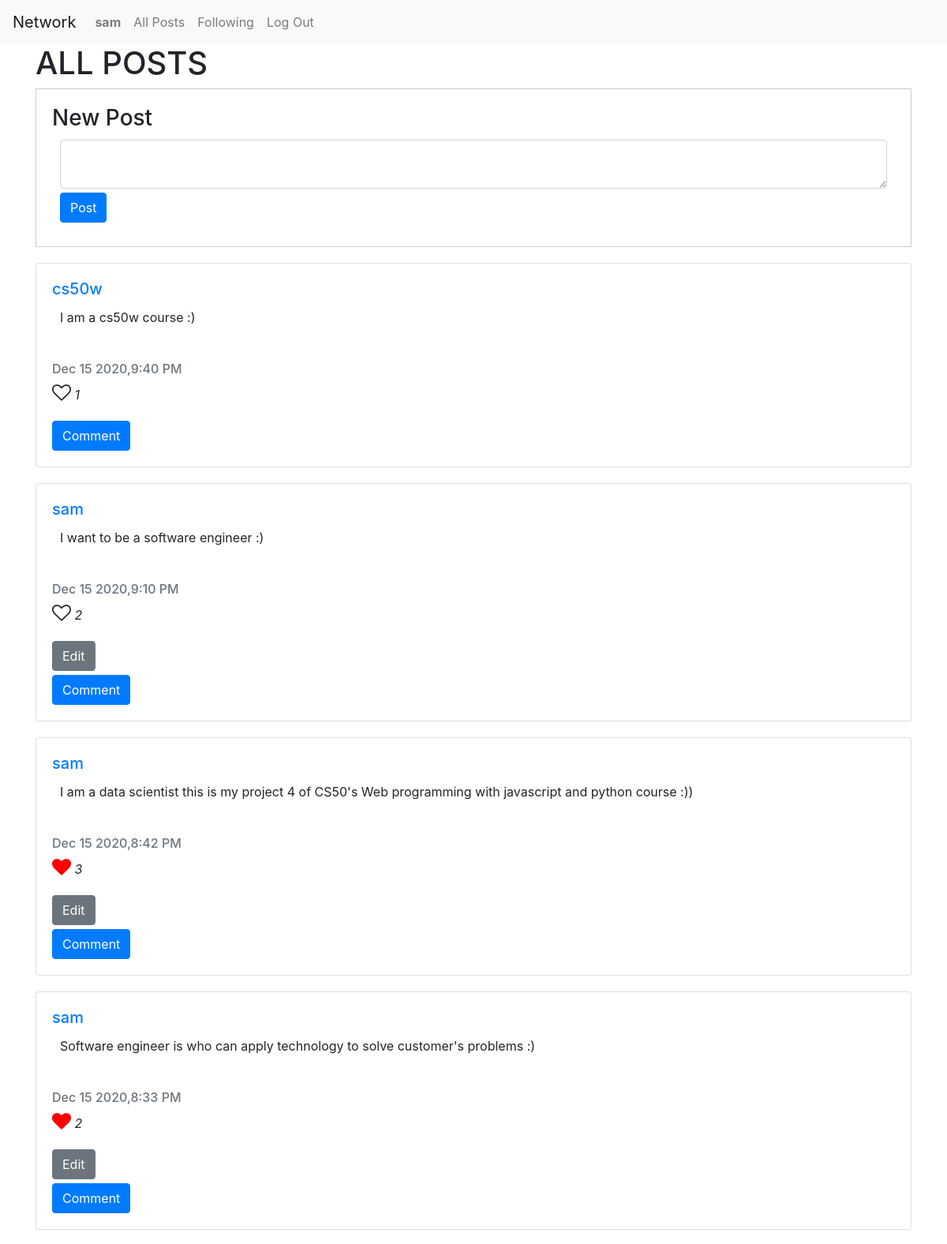
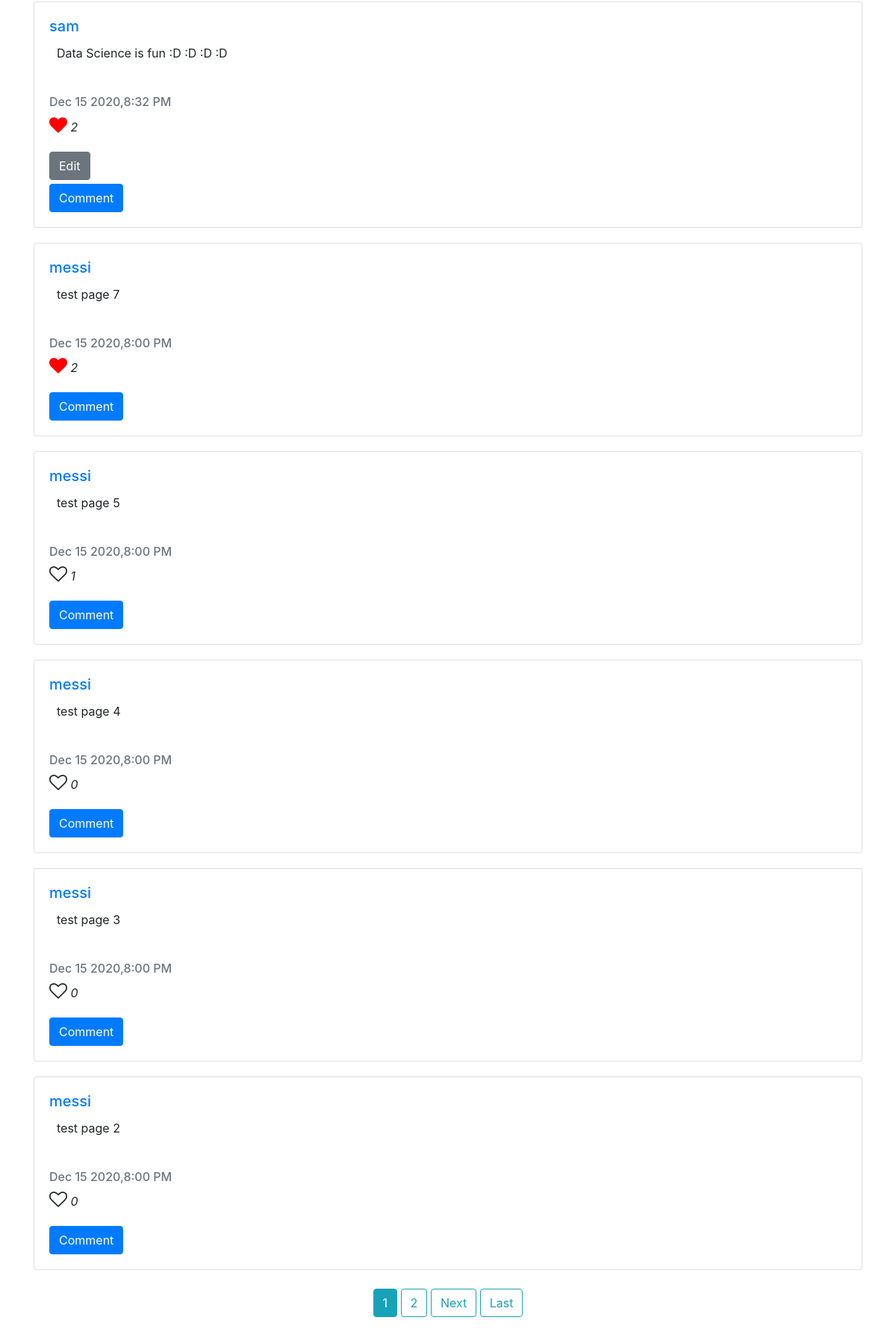
Screenshot of / (signed in) with the database file from the repository (2 pictures, top to bottom).
### network/models.py (models this page shows, shortened)
class Post(models.Model):
    description = models.CharField(max_length = 2048, blank = False, default = 'What are you thinking?')
    date_posted = models.DateTimeField(default=timezone.now)
    user = models.ForeignKey(User, on_delete=models.CASCADE, related_name='posts', default="")
    def format_time(self):
        return self.date_posted.strftime("%b %-d %Y,%-I:%M %p")

### network/views.py (the view)
# urls.py: path("", views.PostListView.as_view(), name="index"),
class PostListView(ListView):
    model = Post
    template_name = 'network/index.html'
    context_object_name = 'posts'
    ordering = ['-date_posted']
    paginate_by = 10
    def get_context_data(self, **kwargs):
        context = super(PostListView, self).get_context_data(**kwargs)
        if self.request.user.is_authenticated:
            liked_posts = self.request.user.likes.all()
            liked_posts = [liked_post.post for liked_post in liked_posts]
            user_posts = self.request.user.posts.all()
            context['liked_posts'] = liked_posts
            context['user_posts'] = user_posts
        return context
    def get_queryset(self):
        return Post.objects.all().order_by('-date_posted')

### network/models.py (called while the page is built)
    def get_absolute_url(self):
        return f"/users/{self.slug}"

### network/templates/network/index.html (shortened to what this page needs)
{% extends "network/layout.html" %} {% block body %}
<div class="container">
    <h1> ALL POSTS </h1>
    {% if user.is_authenticated %}
    <div class="new_post">
        <h3>New Post</h3>
        <form id="new_form">
            <textarea class="form-control" id="description"></textarea>
            <input onclick="post()" type="submit" value="Post" class="btn btn-primary">
        </form>
    </div>
    {% endif %}
    <div class="content" id="content_card">
        {% for post in posts %}
        <div class='card'>
            <div class='card-body'>
                <div class='card-title'>
                    <h5><a href='{{ post.user.profile.get_absolute_url }}'>{{ post.user.username }}</a></h5>
                </div>
                <div class='description' id='d_{{post.id}}'>
                    <p class='card-text' id='content_{{post.id}}'>{{ post.description }}</p>
                </div>
                <div class='card-subtitle mb-2 text-muted'>
                    <h6>{{ post.format_time }}</h6>
                </div>
                {% if post in liked_posts %}
                <div class='like'>
                    <p>
                        {% if request.user.is_authenticated %}
                        <i onclick="like({{post.id}})" id='like_button{{post.id}}' class='fa fa-heart'> </i> {% else %}
                        <i id='like_button{{post.id}}' class='fa fa-heart'></i> {% endif %}
                        <i id='numOfLike{{post.id}}'> {{ post.likes.count }}</i>
                    </p>
                </div>
                {% else %}
                <div class='like'>
                    <p>
                        {% if request.user.is_authenticated %}
                        <i onclick="like({{post.id}})" id='like_button{{post.id}}' class='fa fa-heart-o'></i> {% else %}
                        <i id='like_button{{post.id}}' class='fa fa-heart-o'></i> {% endif %}
                        <i id='numOfLike{{post.id}}'>{{ post.likes.count }}</i>
                    </p>
                </div>
                {% endif %}
                <div class='button-group' id='btn-gr-{{post.id}}'>
                    {% if post in user_posts %}
                    <div class='edit'>
                        <button onclick="edit({{post.id}})" class='btn btn-secondary mr-3'>Edit</button>
                    </div>
                    {% endif %} {% if request.user.is_authenticated %}
                    <div class='comment'>
                        <button onclick="list_comments({{post.id}})" class='btn btn-primary mr-3'>Comment</button>
                    </div>
                    {% endif %}
                </div>
            </div>
        </div>
        {% endfor %}
    </div>
</div>
<div style="text-align: center;">
    {% if is_paginated %}  {% for num in page_obj.paginator.page_range %} {% if page_obj.number == num %}
    <a class="btn btn-info mb-4" href="?page={{ num }}">{{ num }}</a> {% elif num > page_obj.number|add:'-3' and page_obj.number|add:'3' > num %}
    <a class="btn btn-outline-info mb-4" href="?page={{ num }}">{{ num }}</a> {% endif %} {% endfor %} {% if page_obj.has_next %}
    <a class="btn btn-outline-info mb-4" href="?page={{ page_obj.next_page_number }}">Next</a>
    <a class="btn btn-outline-info mb-4" href="?page={{ page_obj.paginator.num_pages }}">Last</a> {% endif %} {% endif %}
</div>
{% endblock %}

### network/templates/network/layout.html (shortened to what this page needs)
{% load static %}
<!DOCTYPE html>
<html lang="en">
<head>
    <link rel="stylesheet" href="https://stackpath.bootstrapcdn.com/bootstrap/4.4.1/css/bootstrap.min.css">
    <link rel="stylesheet" href="https://cdnjs.cloudflare.com/ajax/libs/font-awesome/4.7.0/css/font-awesome.min.css">
    <link href="{% static 'network/styles.css' %}?version = 1.1" rel="stylesheet">
</head>
<body>
    <nav class="navbar navbar-expand-lg navbar-light bg-light">
        <a class="navbar-brand" href="{% url 'index' %}">Network</a>
        <div>
            <ul class="navbar-nav mr-auto">
                {% if user.is_authenticated %}
                <li class="nav-item">
                    <a class="nav-link" href="{{ user.profile.get_absolute_url }}"><strong>{{ user.username }}</strong></a>
                </li>
                {% endif %}
                <li class="nav-item">
                    <a id='allpost' class="nav-link" href="{% url 'index' %}">All Posts</a>
                </li>
                {% if user.is_authenticated %}
                <li class="nav-item">
                    <a id='following' class="nav-link" href="{% url 'following' request.user.username %}">Following</a>
                </li>
                <li class="nav-item">
                    <a class="nav-link" href="{% url 'logout' %}">Log Out</a>
                </li>
                {% endif %}
            </ul>
        </div>
    </nav>
    <div class="body">
        {% block body %} {% endblock %}
    </div>
</body>
</html>

### network/static/network/styles.css (style rules this page uses)
.card { margin-bottom: 20px !important; }
.new_post { border: 1px solid #ccc!important; padding: 20px; margin-bottom: 20px; }
.card-text { margin: 10px; }
.description { margin-bottom: 50px; margin-top: 10px; }
.btn { margin-top: 5px; }
.fa-heart-o { cursor: pointer; font-size: 24px; }
.fa-heart { color: red; cursor: pointer; font-size: 24px; }
#new_form { margin: 10px; }

### rows the page displays
Post: user.username "cs50w", description "I am a cs50w course :)", format_time "Dec 15 2020,9:40 PM", likes.count "1"
Post: user.username "sam", description "I want to be a software engineer :)", format_time "Dec 15 2020,9:10 PM", likes.count "2"
Post: user.username "sam", description "I am a data scientist this is my project 4 of CS50's Web programming with javascript and python course :))", format_time "Dec 15 2020,8:42 PM", likes.count "3"
Post: user.username "sam", description "Software engineer is who can apply technology to solve customer's problems :)", format_time "Dec 15 2020,8:33 PM", likes.count "2"
Post: user.username "sam", description "Data Science is fun :D :D :D :D", format_time "Dec 15 2020,8:32 PM", likes.count "2"
Post: user.username "messi", description "test page 7", format_time "Dec 15 2020,8:00 PM", likes.count "2"
Post: user.username "messi", description "test page 5", format_time "Dec 15 2020,8:00 PM", likes.count "1"
Post: user.username "messi", description "test page 4", format_time "Dec 15 2020,8:00 PM", likes.count "0"
Post: user.username "messi", description "test page 3", format_time "Dec 15 2020,8:00 PM", likes.count "0"
Post: user.username "messi", description "test page 2", format_time "Dec 15 2020,8:00 PM", likes.count "0"

### other values shown
{{ user.username }} "sam"
{{ num }} "1"
{{ num }} "2"
